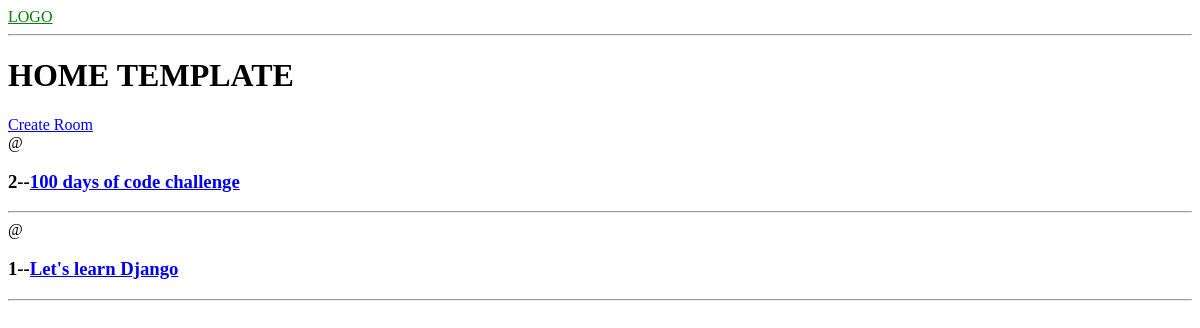
Before: / with the older database file.
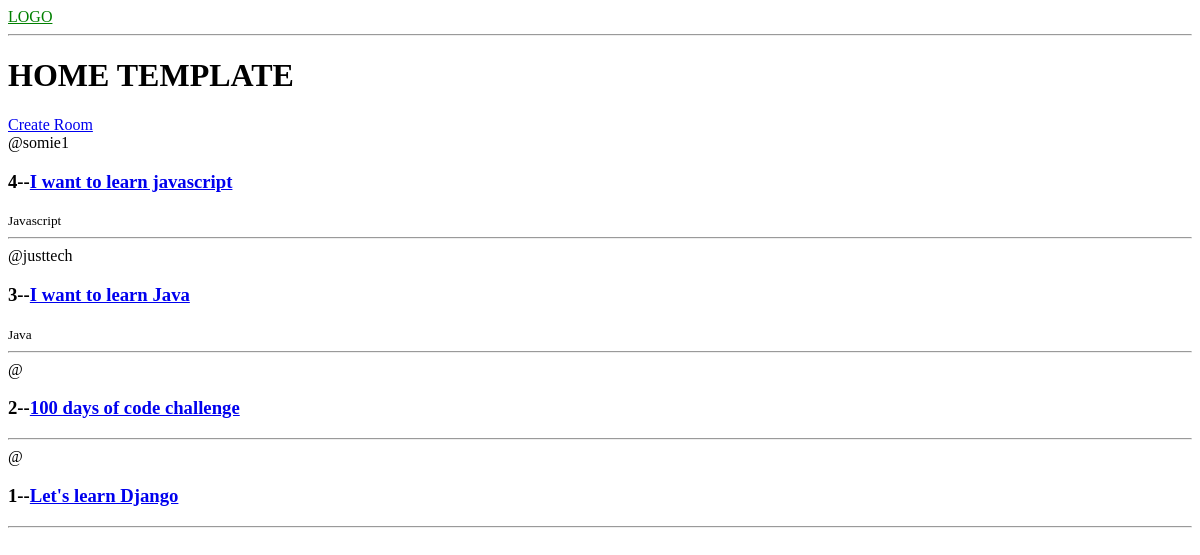
After: the same page with the newer database file.
### base/models.py (models this page shows, shortened)
class Room(models.Model):
    host = models.ForeignKey(User, on_delete=models.SET_NULL, null=True)
    topic = models.ForeignKey(Topic, on_delete=models.SET_NULL, null=True)
    name = models.CharField(max_length=200)
    description = models.TextField(null=True, blank=True)
    updated = models.DateTimeField(auto_now=True)
    created = models.DateTimeField(auto_now_add=True)
    class Meta:
        ordering = ['-updated', '-created']

class Topic(models.Model):
    name = models.CharField(max_length=200)

### base/views.py (the view)
# urls.py: path('', views.home, name='home'),
def home(request):
    rooms = Room.objects.all()
    context = {'rooms':rooms}
    return render(request, 'base/home.html', context)

### base/templates/base/home.html
{% extends 'main.html' %}
{% block content %}
<h1>HOME TEMPLATE</h1>
<div>
    <a href="{% url 'create-room' %}">Create Room</a>
    <div>
        {% for room in rooms %}
        <div>
            <span>@{{room.host.username}}</span>
            <h3>{{room.id}}--<a href="{% url 'room' room.id %}">{{room.name}}</a></h3>
            <small>{{room.topic.name}}</small>
            <hr>
        </div>
        {% endfor %}
    </div>
</div>
{% endblock %}

### templates/main.html (shortened to what this page needs)
<!DOCTYPE html>
<html lang="en">
<head>
</head>
<body>
    {% include 'navbar.html' %}
    {% block content %}
    {% endblock %}
</body>
</html>

### templates/navbar.html
<a style="color: green;" href="#">
    LOGO
    <hr>
</a>

Changed rows visible on the page:
added Room: host.username "somie1", id "4", name "I want to learn javascript", topic.name "Javascript"
added Room: host.username "justtech", id "3", name "I want to learn Java", topic.name "Java"
